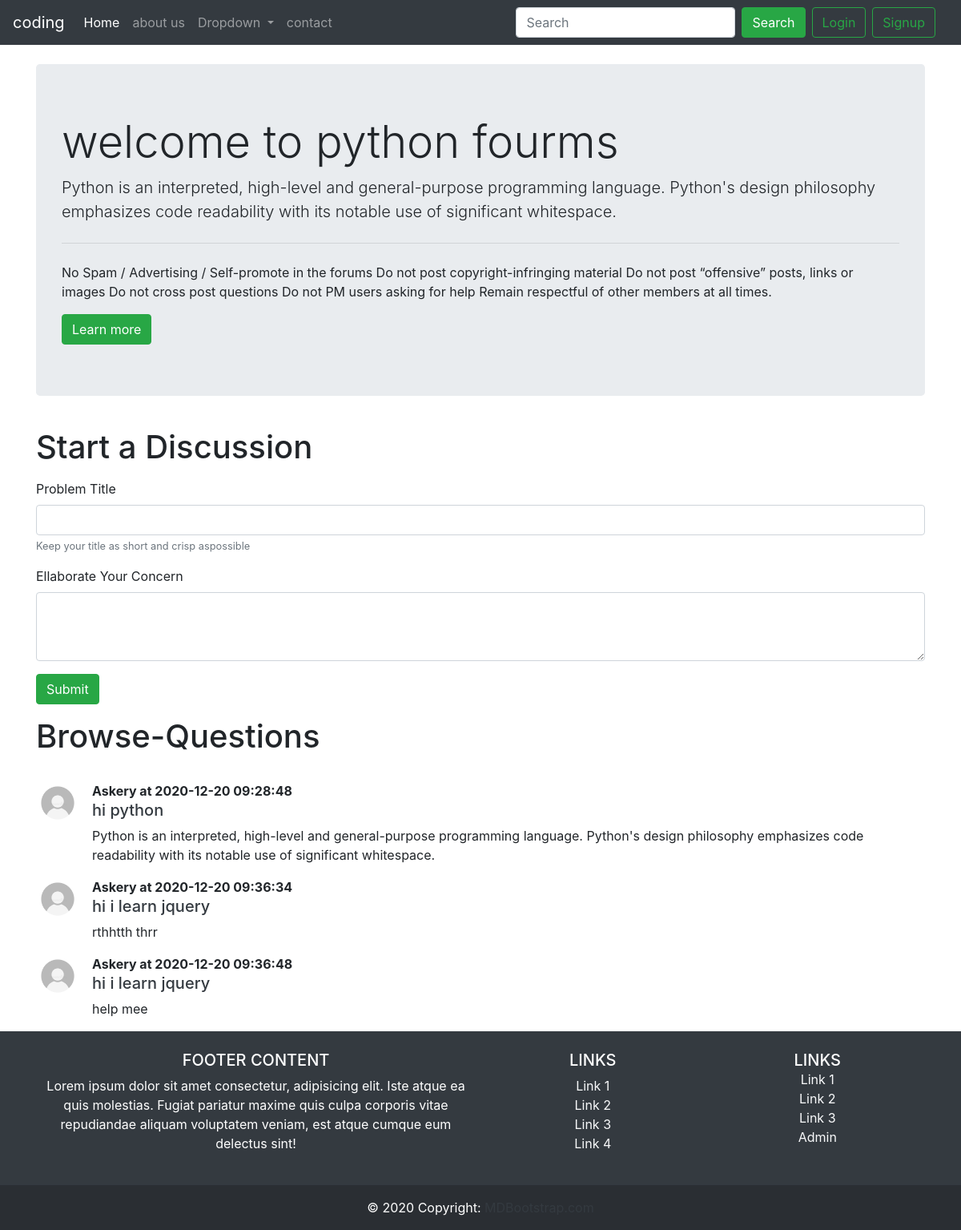
The app's page /threadlist.php?catid=1 with its own data.
### tables this page shows
CREATE TABLE IF NOT EXISTS `categorys` (
  `category_id` int(8) NOT NULL AUTO_INCREMENT,
  `category_name` varchar(255) NOT NULL,
  `category_description` varchar(255) NOT NULL,
  `created` datetime NOT NULL DEFAULT CURRENT_TIMESTAMP,
  PRIMARY KEY (`category_id`)
);

CREATE TABLE IF NOT EXISTS `threads` (
  `thread_id` int(7) NOT NULL AUTO_INCREMENT,
  `thread_title` varchar(255) NOT NULL,
  `thread_desc` text NOT NULL,
  `thread_cat_id` int(7) NOT NULL,
  `thread_user_id` int(7) NOT NULL,
  `timestamp` datetime NOT NULL DEFAULT CURRENT_TIMESTAMP,
  PRIMARY KEY (`thread_id`)
);

### threadlist.php (the view, shortened to what this page needs)
<!doctype html>
<html lang="en">
<head>
    <link rel="stylesheet" href="https://cdn.jsdelivr.net/npm/bootstrap@4.5.3/dist/css/bootstrap.min.css">
</head>
<body>
    <?php include 'pars/header.php' ?>
    <?php include 'pars/connection.php' ?>
    <?php
    $id = $_GET['catid'];
    $sql = "SELECT * FROM `categorys` WHERE category_id=$id";
    $result = mysqli_query($conn, $sql);
    while($row = mysqli_fetch_assoc($result)){
        $catname=$row['category_name'];
        $catdesc=$row['category_description'];
    }
    ?>
    <div class="container my-4">
        <div class="jumbotron">
            <h1 class="display-4">welcome to <?php echo $catname ?> fourms</h1>
            <p class="lead"><?php echo $catdesc ?></p>
            <hr class="my-4">
            <p>No Spam / Advertising / Self-promote in the forums
                Do not post copyright-infringing material
                Do not post “offensive” posts, links or images
                Do not cross post questions
                Do not PM users asking for help
                Remain respectful of other members at all times. </p>
            <a class="btn btn-success" href="#" role="button">Learn more</a>
        </div>
    </div>
    <div class="container">
        <h1 class="py-2">Start a Discussion</h1>
         <form action="<?php echo $_SERVER["REQUEST_URI"]; ?>" method="post">
       <div class="form-group">
            <label for="title">Problem Title</label>
            <input type="text" class="form-control" id="title" name="title" aria-describedby="title">
            <small id="emailHelp" class="form-text text-muted">Keep your title as short and crisp aspossible</small>
        </div>
        <div class="form-group">
            <label for="title">Ellaborate Your Concern</label>
            <textarea class="form-control" id="desc" name="desc" rows="3"></textarea>
        </div>
        <button type="submit" class="btn btn-success">Submit</button>
</form>
    </div>
    <div class="container">
        <h1 class="py-3">Browse-Questions</h1>
        <?php
         $id = $_GET['catid'];
         $sql = "SELECT * FROM `threads` WHERE thread_cat_id=$id";
         $result = mysqli_query($conn, $sql);
         while($row = mysqli_fetch_assoc($result)){
            $id = $row['thread_id'];
            $title = $row['thread_title'];
            $desc = $row['thread_desc'];
             $thread_time = $row['timestamp'];
            echo '<div class="media my-3">
            <img src="img/userd.png" width="54px" class="mr-3" alt="...">
            <div class="media-body">
               <p class="font-weight-bold my-0">Askery at '.  $thread_time. '</p>
                <h5 class="mt-0"><a class="text-dark" href="thread.php?threadid=' . $id. '">'.$title.'</a></h5>
                '.$desc.'
            </div>
        </div>';
    }
    ?>
    </div>
    <?php include 'pars/footer.php'  ?>
</body>
</html>

### pars/footer.php (style rules this page uses)
a { color:#fff; }

### records on screen
categorys: category_name "python", category_description "Python is an interpreted, high-level and general-purpose programming language. Python's design philosophy emphasizes code readability with its notable use of significant whitespace."
threads: timestamp "2020-12-20 09:28:48", thread_title "hi python", thread_desc "Python is an interpreted, high-level and general-purpose programming language. Python's design philosophy emphasizes code readability with its notable use of significant whitespace."
threads: timestamp "2020-12-20 09:36:34", thread_title "hi i learn jquery", thread_desc "rthhtth thrr"
threads: timestamp "2020-12-20 09:36:48", thread_title "hi i learn jquery", thread_desc "help mee"
